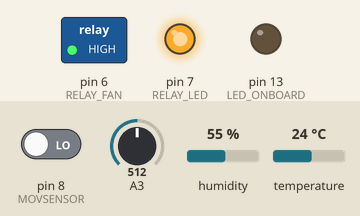
The sketch below on a simulated Arduino Nano, built with avr-gcc and run on an emulated ATmega328P. Shown: switched loads named in the sketch (green lamp = pin HIGH), output pins drawn as LEDs (lit = HIGH). The test bench sets the inputs (shaded band); at power-on: pin 8 (MOVSENSOR) LOW, A3 = 512, humidity 55 %, temperature 24 °C.

Above: at 1.2 s.
1.3 s: pin 8 (MOVSENSOR) driven HIGH
At 2.3 s:
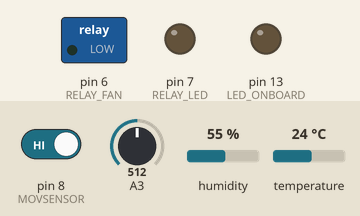
Timing chart, 0 to 4.3 s (numbered marks = the images above; inputs shaded):
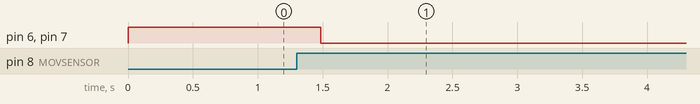

The sketch:

sketch_jan07a.ino
```cpp
/*----------------------------------------------------------------------------*
*-----------------------------------------------------------------------------*
*--------------------------------[VERSION 1.1.1]--------------------------------*
*-----------------------------------------------------------------------------*
*-----------------------------------------------------------------------------*/

#define F_CPU           16000000UL

#include <avr/io.h>
#include <avr/wdt.h>
#include <util/delay.h>
#include <Adafruit_Sensor.h>
#include <DHT.h>
#include <DHT_U.h>

#define MAX_TIME        60000   // Таймер;
#define MAX_HUM         80.0    // Граница влажности в комнате;

#define RELAY_FAN       6       // DDRD;
#define RELAY_LED       7       // DDRD;
#define MOVSENSOR       0       // DDRB;
#define LED_ONBOARD     5       // DDRB;
#define DHTPIN          2       // DDRC;


float h = 0.0;

unsigned long currentTime = 0;  // для хранения информации о текущем времени
bool FLAG = false;              // ключевой флаг

int result;                     // хранение результата полученного с АЦП
uint8_t analog_ref = DEFAULT;   // хранение предыдущего состояния ADMUX

DHT dht(A2, DHT11);             // инициализация экземпляра для работы с DHT

void setup()
{
    wdt_disable();              // отключение watchdog для инициализации

    dht.begin();                // инициализация DHT датчика

    FLAG = false;               // обнуление ключевого флага

    DDRD |= (1 << RELAY_FAN);   // настройка D6 на выход
    DDRD |= (1 << RELAY_LED);   // настройка D7 на выход

    DDRB &= ~(1 << MOVSENSOR);  // настройка D8 на вход
    DDRB |= (1 << LED_ONBOARD); // настройка D13 на выход

    DDRC &= ~(1 << DHTPIN);     // настройка А2 на вход

    PORTD |= (1 << RELAY_FAN);  // устанавливаем HIGH на D6
    PORTD |= (1 << RELAY_LED);  // устанавливаем HIGH на D7

    PORTB &= ~(1 << LED_ONBOARD);// отключение светодиода на плате

    wdt_enable(WDTO_8S);        // настройка watchdog
}

void loop()
{
    // Если прошло больше минуты...
    if ((millis() - currentTime >= MAX_TIME) && FLAG == true)
    {
        FLAG = false; // обнуляем флаг
        PORTD |= (1 << RELAY_FAN); // устанавливаем HIGH на D6
        PORTD |= (1 << RELAY_LED); // устанавливаем HIGH на D7
    }
    _analogRead(); // получаем данные с АЦП
    _delay_ms(100); // задержка для получения данных
    if (bitRead(PINB, 0)) // if moverment detected...
    {
        PORTD &= ~(1 << RELAY_FAN); // априорно включаем вентилятор
        // если в комнате темно включаем подсветку
        PORTD &= ~(1 << RELAY_LED);

        currentTime = millis(); // запоминаем текущее время
        FLAG = true; // поднимаем флаг
        wdt_reset();
        return;
    }

    h = dht.readHumidity(); // считываем влажность с DHT датчика

    if (isnan(h)) // проверка на корректность данных
    {
        PORTB |= (1 << LED_ONBOARD); // включаем сигнализирующий светодиод на плате
        wdt_reset(); // сбрасываем watchdog
        return;
    }
    // Если текущая влажность или температура выше установленной границы...
    if (h >= MAX_HUM)
    {
        PORTD &= ~(1 << RELAY_FAN); // включаем вентилятор
        currentTime = millis(); // запоминаем текущее время
        FLAG = true; // поднимаем флаг
    }

    wdt_reset(); // сбрасываем watchdog
}
void _analogRead()
{
  ADCSRA = 0;             // Сбрасываем регистр ADCSRA
  ADCSRB = 0;             // Сбрасываем регистр ADCSRB
  ADMUX |= (1 << REFS0);  // Задаем ИОН

  ADMUX |= (1 << ADLAR);  // Меняем порядок записи бит, чтобы можно было читать только 8 бит регистра ADCH
                          // Таким образом отсекаются 2 последних "шумных" бита, результат 8-битный (0...255)

  analog_ref = ADMUX;     // Запоминаем состояние регистра - оно будет использоваться при смене пина входящего сигнала

  ADMUX |= (3 & 0x07);    // Выбираем пин A3 для преобразования
  // Устанавливаем предделитель - 16 (ADPS[2:0]=100)
  ADCSRA |= (1 << ADPS2);                     //Биту ADPS2 присваиваем единицу
  ADCSRA &= ~ ((1 << ADPS1) | (1 << ADPS0));  //Битам ADPS1 и ADPS0 присваиваем нули

  ADCSRA |= (1 << ADATE); // Включаем автоматическое преобразование
  ADCSRA |= (1 << ADIE);  // Разрешаем прерывания по завершении преобразования
  ADCSRA |= (1 << ADEN);  // Включаем АЦП
  ADCSRA |= (1 << ADSC);  // Запускаем преобразование
}
ISR(ADC_vect)
{
  //...
  // Порядок записи результирующих битов был изменен из-за пренебрежения последними битами
  // ADLAR=1
  result = ADCH;  // Считываем только значимые 8 бит - значение из диапазона 0...255
  // Если ADLAR=1:
  result = (ADCL>> 6) | (ADCH << 2);
}
```

Measured:
- after the input at 1.3 s, pin 6 (RELAY_FAN), pin 7 (RELAY_LED): HIGH → LOW after 0.19 s
